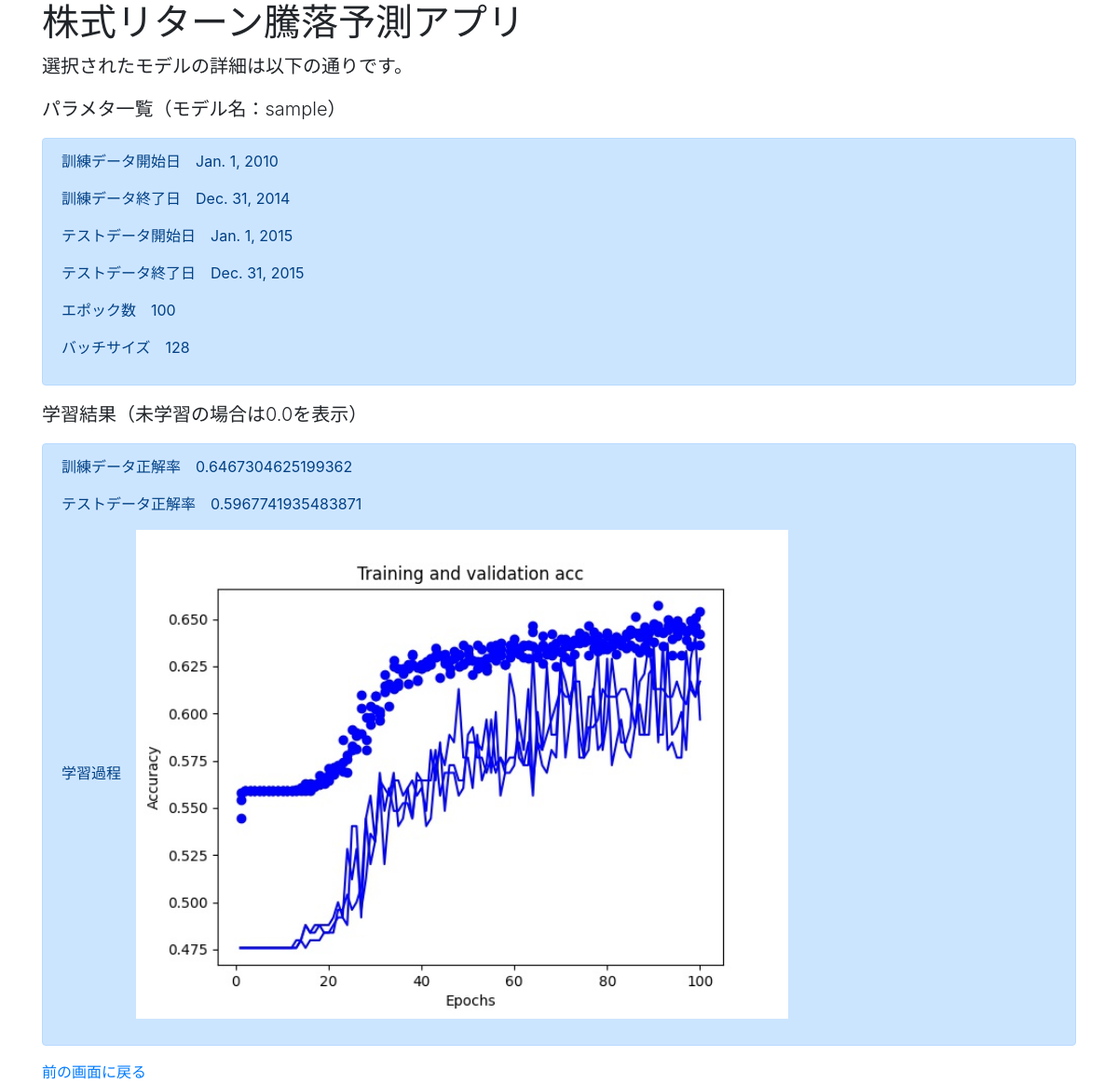
Page /dnn_estimate_app/dnn_est_detail/1 on the committed database.
### dnn_estimate_app/models.py (models this page shows, shortened)
class LearningModel(models.Model):
    title = models.CharField('モデル名', max_length=100)
    model_dev_date = models.DateField(default=timezone.now)
    train_start = models.DateField('訓練データ開始日')
    train_end = models.DateField('訓練データ終了日')
    test_start = models.DateField('テストデータ開始日')
    test_end = models.DateField('テストデータ終了日')
    epoch = models.IntegerField('エポック数')
    batch_size = models.IntegerField('バッチサイズ')
    train_acc = models.FloatField('訓練データ正答率', default=0.0)
    test_acc = models.FloatField('テストデータ正答率', default=0.0)
    images = models.ImageField('学習過程', upload_to='', default='null.jpg')

### dnn_estimate_app/views.py (the view)
# urls.py: path('dnn_est_detail/<int:pk>', DetailForm.as_view(), name='dnn_est_detail'),
class DetailForm(DetailView):
    template_name = 'dnn_est_detail.html'
    model = LearningModel

### templates/dnn_est_detail.html
{% extends 'base.html' %}
{% block header %}
    <div class="container">
        <h1>株式リターン騰落予測アプリ</h1>
        <p class="lead">選択されたモデルの詳細は以下の通りです。</p>
    </div>
{% endblock header %}
{% block content %}
<div class='container'>
    <p class="lead">パラメタ一覧（モデル名：{{ object.title }}）</p>
    <div class="alert alert-primary" role="alert">
        <p>訓練データ開始日　{{ object.train_start }}</p>
        <p>訓練データ終了日　{{ object.train_end }}</p>
        <p>テストデータ開始日　{{ object.test_start }}</p>
        <p>テストデータ終了日　{{ object.test_end }}</p>
        <p>エポック数　{{ object.epoch }}</p>
        <p>バッチサイズ　{{ object.batch_size }}</p>
    </div>
</div>
<div class='container'>
    <p class="lead">学習結果（未学習の場合は0.0を表示）</p>
    <div class="alert alert-primary" role="alert">
        <p>訓練データ正解率　{{ object.train_acc }}</p>
        <p>テストデータ正解率　{{ object.test_acc }}</p>
        <p>学習過程　<img src='{{object.images.url}}' width=700></p>
    </div>
<a href="{{request.META.HTTP_REFERER}}">前の画面に戻る</a>
</div>
{% endblock content %}

### rows in the picture
LearningModel: title "sample", train_start "Jan. 1, 2010", train_end "Dec. 31, 2014", test_start "Jan. 1, 2015", test_end "Dec. 31, 2015", epoch "100", batch_size "128", train_acc "0.6467304625199362", test_acc "0.5967741935483871", images (picture)
